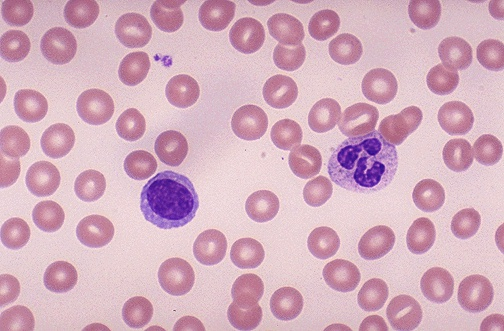
#> input picture lab-5---watershed-segmentacija-dr-antimonious/images/cells.jpg, 504 x 331 px
$ jupyter execute lab5.ipynb   (shell and % lines are left out)
#> lines starting #> are read from the running program, lines starting #| are printed output that depends on the picture
<a href="https://colab.research.google.com/github/ferit-osirv/lab-5---watershed-segmentacija-dr-antimonious/blob/main/lab5.ipynb" target="_parent"></a>

# Lab 5 - Image Convolution

Ove laboratorijske vježbe se rješavaju u Google Colabu i spremaju na GitHub repozitorij koji je povezan na GitHub Classroom.

## Kako riješiti zadatke?

1. Prihvatite zadatak putem Google Classroom linka koji ćete dobiti. Google Classroom će kreirati repozitorij na vašem računu.
2. Uđite u novokreiran repozitorij na vašem računu i kliknite na **.ipynb** datoteku, zatim kliknite **Open in Colab**.
3. Zadatke rješavate u Google Colabu.

## Kako spremiti (predati) zadatke?

1. Unutar **Google Colaba** kliknite na **Open settings** kotačić u gornjem desnom kutu.
2. Kliknite na **GitHub** tab i odaberite kvačicu za **Access private repositories and organizations**.
3. Otvorit će se novi prozor da dodate pristup GitHubu. Kod **ferit-osirv** kliknite **Grant**.
4. Spremite i izađite iz postavki.

5. Kliknite na **File > Save a copy in GitHub**.
6. Odaberite kreiran repozitorij labosa **koji uključuje vaše ime**.

> *Napomena:* Korake 1-4 morate napraviti samo prvi put.

## Kopiranje datoteka iz GitHub repozitorija

Za izradu vježbi bit će vam potrebne slike i druge datoteke koje će se nalaziti u GitHub repozitoriju vježbe. Ovakva komanda će biti dostupna u notebooku svake vježbe. Ona će kopirati datoteke s GitHuba u Google Colab okruženje.

**Ovu komandu je potrebno pokrenuti prije nego što krenete raditi svaku vježbu.**

## Introduction

Generally, convolution is a mathematical operation between two functions. In the context of this thesis, however, we will focus on discrete 2D convolution between two square images, as that is most relevant for image segmentation. Convolution is denoted as $I(A) \star k(B)$ where $I(A)$ is an image $I(A) \in \mathbb{R}^{W \times H}$ and $k(B)$ is a matrix $k(B) \in \mathbb{R}^{a \times b}$ indexed by locations $B \in \mathbb{N}^2$ for called the **convolutional kernel**. At pixel $(x, y)$, the convolution operation is defined as:

\begin{equation}
(I \star k)(x, y) = \sum_{i=-a}^{a} \sum_{j=-b}^{b} I[x + i, y + j] k[i, j]
\end{equation}

Explained differently, the resulting image is produced by sliding the kernel over the input image pixel by pixel. At each pixel location, values where the kernel and the image overlap are multiplied, and all of the products are summed together to form the corresponding pixel's value in the output image.

While mathematically a simple operation, convolution is exceedingly powerful and can produce almost endless transformations of an image. It's most commonly used for filtering --- a convolution can elegantly find patterns in the image and increase their intensity in the image. One such example is the convolution with a kernel called the Prewitt operator:

\begin{equation}
I_y(A) = I(A) \star \begin{bmatrix}
-1 & 0 & 1\\
-1 & 0 & 1\\
-1 & 0 & 1\\
\end{bmatrix}
\end{equation}

When convolved with this kernel, the resulting image has high-intensity pixels in regions where vertical edges are present, and low intensity everywhere else. This can be seen in the following image:

Vertical edges necessarily have to have a large jump in values going from left to right or right to left. Otherwise, there would be no perceptible edge. This kernel takes advantage of that fact to accentuate parts of the image where there is such a jump. It does this by replacing each pixel with the difference between the pixels on its left and its right.

This process happens as follows. For each pixel of the input image, the kernel is placed such that it is centered on that pixel. This means that the values of the pixel as well as its neighbors above and below are all multiplied by zero. The neighbors on the left are multiplied by -1, and the ones on the right are multiplied by 1. Summed together, the result represents the sum of the values on the right of the pixel, minus the sum of the values on the left.

To illustrate this, let us consider $1 \times 3$ region of the image where no vertical edges are present:

\begin{equation}
\begin{bmatrix}
128 & 130 & 136\\
\end{bmatrix}
\star
\begin{bmatrix}
-1 & 0 & 1\\
-1 & 0 & 1\\
-1 & 0 & 1\\
\end{bmatrix}
=
\sum_{i,j}
\begin{bmatrix}
-1 \times 0 + 0 \times 128 + 1 \times 130\\
-1 \times 128 + 0 \times 130 + 1 \times 136\\
-1 \times 130 + 0 \times 136 + 1 \times 0\\
\end{bmatrix}
= 8
\end{equation}

This section of the image does not contain a vertical edge, so the convolution result is a relatively low value. In a standard image with values in $[0, 255)$, 8 would appear almost completely black.

However, consider some section of the image where a vertical edge is indeed present:

\begin{equation}
\begin{bmatrix}
63 & 66 & 132\\
\end{bmatrix}
\star
\begin{bmatrix}
-1 & 0 & 1\\
-1 & 0 & 1\\
-1 & 0 & 1\\
\end{bmatrix}
=
\sum_{i,j}
\begin{bmatrix}
-1 \times 0 + 0 \times 64 + 1 \times 66\\
-1 \times 64 + 0 \times 66 + 1 \times 132\\
-1 \times 66 + 0 \times 132 + 1 \times 0\\
\end{bmatrix}
= 68
\end{equation}

The value is now much larger due to the difference between the left and right sides of the image. This example demonstrates how a relatively simple kernel can capture complex features of an image.

Beyond edge detection, there are many commonly used convolution kernels to perform tasks such as blurring, sharpening, or denoising images. A \ac{cnn} can leverage the power of the convolution by stringing together sequences of intricate kernels to match complex patterns in the image.

### Resources

- https://en.wikipedia.org/wiki/Kernel_(image_processing)
- https://vincmazet.github.io/bip/filtering/convolution.html
- https://arxiv.org/pdf/1603.07285.pdf

## Exercises

We will first implement a convolution operation from scratch. Convert the following equation into code:

\begin{equation}
(I \star k)(x, y) = \sum_{i=1}^{a} \sum_{j=1}^{b} I[x + i, y + j] k[i, j].
\end{equation}

This equation defines the convolution value for a single pixel $(x, y)$, where $I$ is the image and $k$ is a kernel of size $a \times b$. You will need to perform this operation for each pixel. Complete `convolve_py` by returning a convolved image.

[cell 1]
def convolve_py(img, kernel):
  '''
  Convolves an image with a kernel.
  Uses pure Python (no Numpy).

  Args:
    img: 2D numpy array of the image (grayscale)
    kernel: 2D numpy array of the kernel
  '''
  # Get the dimensions of the image and kernel
  img_height, img_width = img.shape
  kernel_height, kernel_width = kernel.shape

  conv_result = np.zeros(img.shape)
  img = np.pad(img, (1, 1), 'constant', constant_values=(0, 0))

  for x in range(img_height):
    for y in range(img_width):
      for i in range(kernel_height):
        for j in range(kernel_width):
          if x + i > img_height:
            conv_result[x, y] = 0
          elif y + j > img_width:
            conv_result[x, y] = 0
          else:
            conv_result[x, y] += img[x + i, y + j] * kernel[i, j]

  return conv_result

[cell 2]
import cv2 as cv
import matplotlib.pyplot as plt
import numpy as np

img = cv.imread('images/cells.jpg', cv.IMREAD_GRAYSCALE)
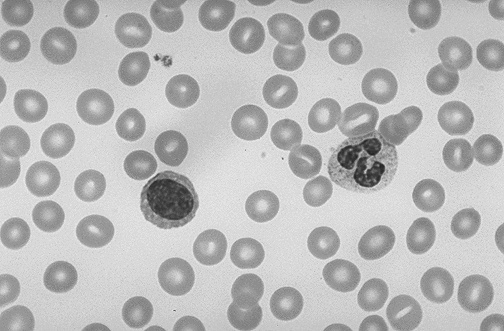
#> img: shape (331, 504); min 35, max 239, mean 186.8
plt.imshow(img, cmap='gray')
plt.show()
kernel = np.array([[-1, 0, 1], [-1, 0, 1], [-1, 0, 1]])

img_out = convolve_py(img, kernel)
#> in convolve_py, `img = np.pad(img, (1, 1), 'constant', constant_values=(0, 0))`:
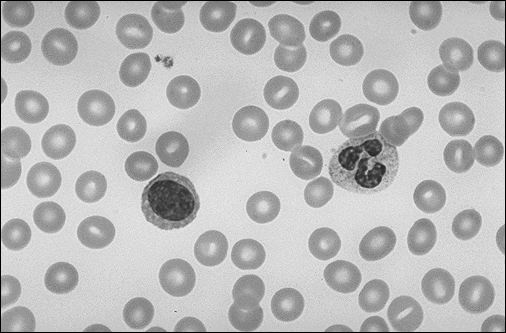
#> img: shape (333, 506); min 0, max 239, mean 185
#> after the loop in convolve_py, `for x in range(img_height):`:
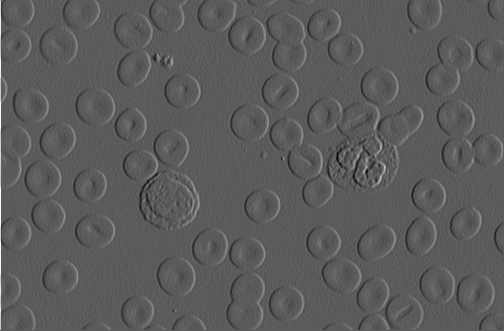
#> conv_result: shape (331, 504) float64; min -379, max 678, mean 1.2; drawn with min black and max white
print(img_out.min(), img_out.max())
#| -379.0 678.0
plt.imshow(img_out, cmap='gray')

### Speeding up convolution with numpy

This time, implement the equation above using Numpy functions on matrices, i.e. `np.sum(window * kernel)`.

[cell 3]
def convolve_np(img, kernel):
  '''
  Convolves an image with a kernel.
  Uses Numpy.

  Args:
    img: 2D numpy array of the image (grayscale)
    kernel: 2D numpy array of the kernel
  '''
  # Get the dimensions of the image and kernel
  img_height, img_width = img.shape
#> img_height = 331; img_width = 504
  kernel_height, kernel_width = kernel.shape

  conv_result = np.zeros(img.shape)
  img = np.pad(img, ((1, 1), (1, 1)), 'constant', constant_values=0)

  for x in range(img_height):
    for y in range(img_width):
      height_limit = x + kernel_height
      width_limit = y + kernel_width

      conv_result[x, y] = np.sum(img[x:height_limit, y:width_limit]*kernel)
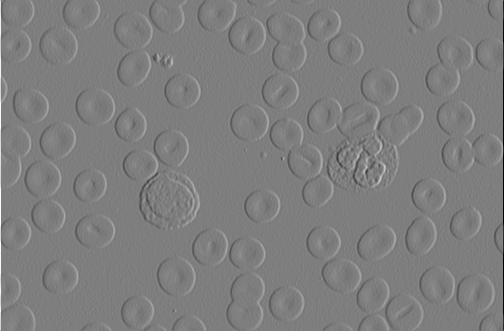
#> conv_result: shape (331, 504) float64; min -667, max 678, mean 0.1; drawn with min black and max white

  return conv_result

[cell 4]
img = cv.imread('images/cells.jpg', cv.IMREAD_GRAYSCALE)
img_out = convolve_np(img, kernel)
plt.imshow(img_out, cmap='gray')

[cell 5]
import timeit

# Time the pure Python version
time_py = timeit.timeit('convolve_py(img, kernel)', number=5, globals=globals())
#> time_py = 8.09
print('Pure Python: {:.5f}s'.format(time_py))
#| Pure Python: 8.08844s

# Time the dot product version (should be a few seconds faster)
time_np = timeit.timeit('convolve_np(img, kernel)', number=5, globals=globals())
#> time_np = 6.29
print('NumPy: {:.5f}s'.format(time_np))
#| NumPy: 6.29488s

## Understanding kernels

[cell 6]
# TODO: Find a good convolutional kernel to perform edge detection on the cell image.

kernel_edge = np.array([[0, 1, 0], [1, -4, 1], [0, 1, 0]])
img_out = cv.filter2D(img, -1, kernel_edge)
plt.imshow(img_out, cmap='gray')

[cell 7]
# TODO: Find a kernel to blur the image and show the blurred image.
# Then, run the edge detection kernel on the blurred image and show the result.

kernel_blur = (1/16)*np.array([[1, 2, 1], [2, 4, 2], [1, 2, 1]])
img_out = cv.filter2D(img, -1, kernel_blur)
plt.imshow(img_out, cmap='gray')

plt.figure()

img_out = cv.filter2D(img_out, -1, kernel_edge)
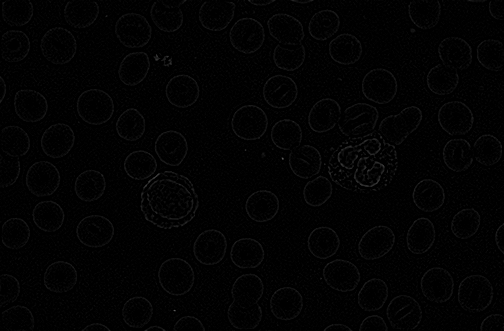
#> img_out: shape (331, 504); min 0, max 88, mean 2.4
plt.imshow(img_out, cmap='gray')

## Using large kernels

The next code block constructs an image. You job is to recreate the image using convolution.

[cell 8]
img_out = np.zeros((100, 100))
circle_origins = [(50, 50), (20, 20), (80, 20)]
circle_radius = 10

for (x, y) in circle_origins:
  img_out = cv.circle(img_out, (x, y), circle_radius, 1, -1)

plt.imshow(img_out, cmap='gray')
plt.show()
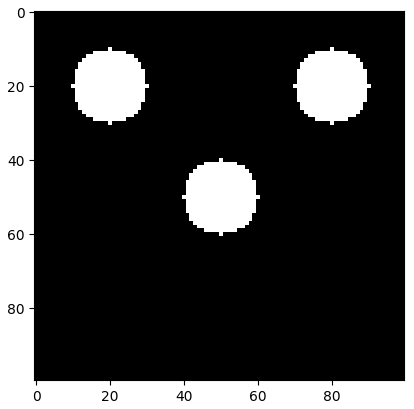
#> figure drawn by matplotlib, 1 panel

[cell 9]
kernel = np.zeros((circle_radius * 2 + 1, circle_radius * 2 + 1))
kernel = cv.circle(kernel, (circle_radius, circle_radius), circle_radius, 1, -1)
plt.imshow(kernel, cmap='gray')
plt.figure()

img = np.zeros((100, 100))

# TODO: Modify `img` such that a convolution img * kernel produces the same result as `img_out`.
circle_origins = [(50, 50), (20, 20), (80, 20)]

for (x, y) in circle_origins:
  img[y, x] = 1

img = cv.filter2D(img, -1, kernel)
plt.imshow(img, cmap='gray')
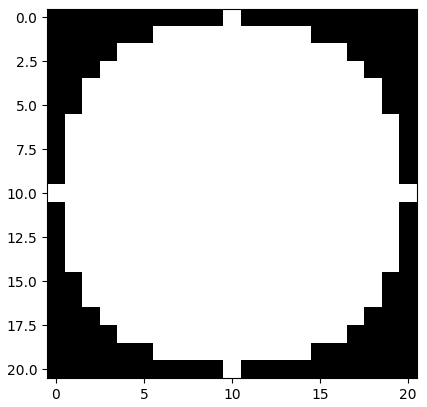
#> figure drawn by matplotlib, 1 panel

## Using Convolutions for Feature Detection

Assume we want to detect the eyes on the following image:

Notice that the eyes consist of a light region and then a dark region (iris). We may be able to detect the eyes using the following kernel:

\begin{bmatrix}
1 & 1 & -1 & -1\\
1 & 1 & -1 & -1\\
1 & 1 & -1 & -1\\
1 & 1 & -1 & -1\\
\end{bmatrix}

This kernel will take the difference between the left two pixels and the right two pixels. If the pixels on the left are high and on the right are low, the resulting value will be high.

Implement a convolution with this kernel in the next code block.

[cell 10]
img = cv.imread('images/woman_darkhair.png', cv.IMREAD_GRAYSCALE)
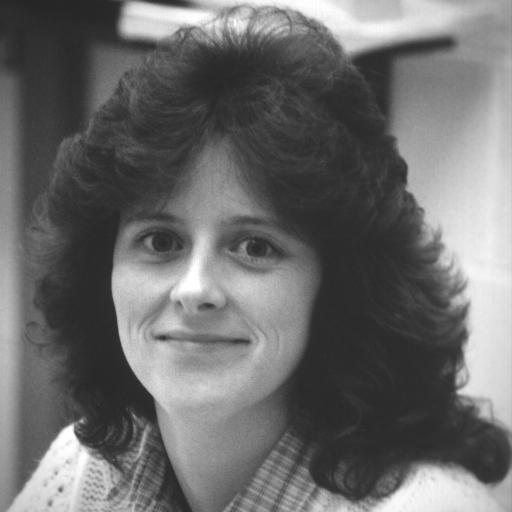
#> input picture lab-5---watershed-segmentacija-dr-antimonious/images/woman_darkhair.png, 512 x 512 px
#> img is the input picture: shape (512, 512); min 36, max 255, mean 107.8
img = cv.resize(img, (0, 0), fx=0.5, fy=0.5)
#> img: shape (256, 256)
plt.imshow(img, cmap='gray')
plt.show()

kernel = np.array([[1, -1, -1, 1], [1, -1, -1, 1], [1, -1, -1, 1], [1, -1, -1, 1]])

img_out = cv.filter2D(img, -1, kernel)
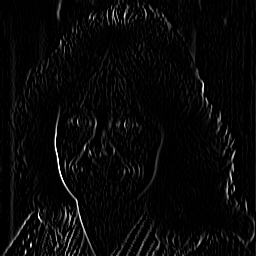
#> img_out: shape (256, 256); min 0, max 255, mean 8.1
plt.imshow(img_out, cmap='gray')

Let's also find the mouth. Guided by the patterns you see in the pixel intensities, try to construct a kernel which will highlight the mouth in the image.

[cell 11]
img = cv.imread('images/woman_darkhair.png', cv.IMREAD_GRAYSCALE)

kernel = np.array([[1, 1, 1, 1], [-1, -1, -1, -1], [-1, -1, -1, -1], [1, 1, 1, 1]])

img_out = cv.filter2D(img, -1, kernel)
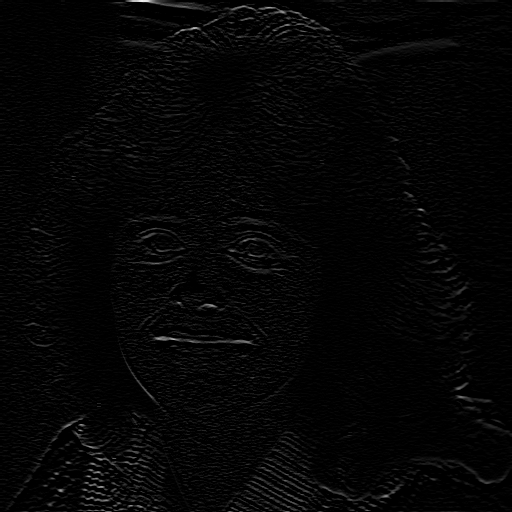
#> img_out: shape (512, 512); min 0, max 241, mean 5.2
plt.imshow(img_out, cmap='gray')
